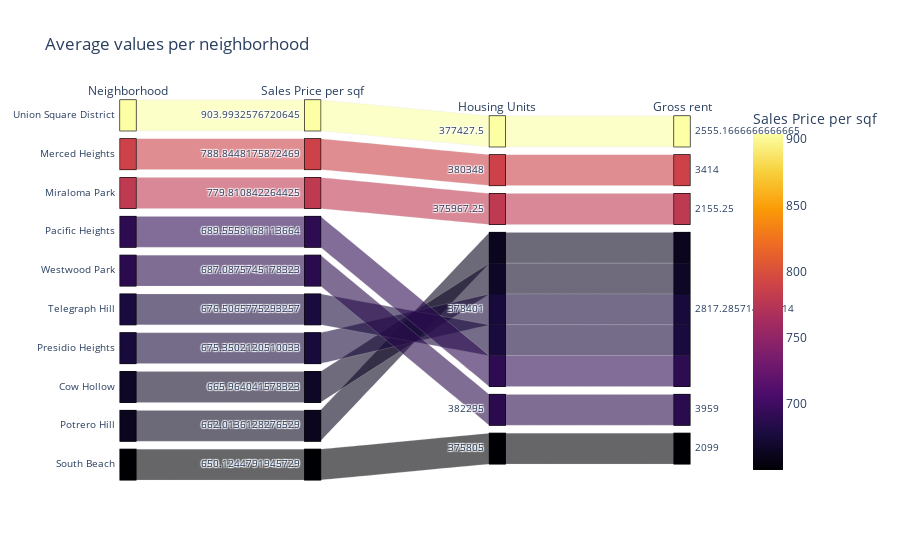

Here is the notebook cell this chart was saved with:
### Code cell
def parallel_categories():
    """Parallel Categories Plot."""
    
     # YOUR CODE HERE!
df_parallel_categories = sfo_data.groupby(by="neighborhood").mean()
df_parallel_categories = df_parallel_categories.sort_values(by="sale_price_sqr_foot", ascending=False).head(10)
df_parallel_categories = df_parallel_categories.reset_index()
df_parallel_categories
    
parallel_categories_plot = px.parallel_categories(
    df_parallel_categories,
    color="sale_price_sqr_foot",
    color_continuous_scale=px.colors.sequential.Inferno,
    title='Average values per neighborhood',
    labels={'neighborhood': "Neighborhood", 
            'sale_price_sqr_foot':'Sales Price per sqf',
           'housing_units':'Housing Units',
           'gross_rent':'Gross rent'},) 
       
    
return parallel_categories_plot

### Figure 1 — Plotly figure (JSON) as saved in the notebook; plotly's stock layout.template omitted (floating-point values rounded to 4 significant figures)
{"data": [{"dimensions": [{"label": "Neighborhood", "values": ["Union Square District", "Merced Heights", "Miraloma Park", "Pacific Heights", "Westwood Park", "Telegraph Hill", "Presidio Heights", "Cow Hollow", "Potrero Hill", "South Beach"]}, {"label": "Sales Price per sqf", "values": [904.0, 788.8, 779.8, 689.6, 687.1, 676.5, 675.4, 666.0, 662.0, 650.1]}, {"label": "Housing Units", "values": [377400.0, 380348, 376000.0, 378401, 382295, 378401, 378401, 378401, 378401, 375805]}, {"label": "Gross rent", "values": [2555.0, 3414, 2155.0, 2817.0, 3959, 2817.0, 2817.0, 2817.0, 2817.0, 2099]}], "domain": {"x": [0, 1], "y": [0, 1]}, "line": {"color": [904.0, 788.8, 779.8, 689.6, 687.1, 676.5, 675.4, 666.0, 662.0, 650.1], "coloraxis": "coloraxis"}, "name": "", "type": "parcats"}], "layout": {"coloraxis": {"colorbar": {"title": {"text": "Sales Price per sqf"}}, "colorscale": [[0, "#000004"], [0.1111, "#1b0c41"], [0.2222, "#4a0c6b"], [0.3333, "#781c6d"], [0.4444, "#a52c60"], [0.5556, "#cf4446"], [0.6667, "#ed6925"], [0.7778, "#fb9b06"], [0.8889, "#f7d13d"], [1, "#fcffa4"]]}, "legend": {"tracegroupgap": 0}, "title": {"text": "Average values per neighborhood"}}}
